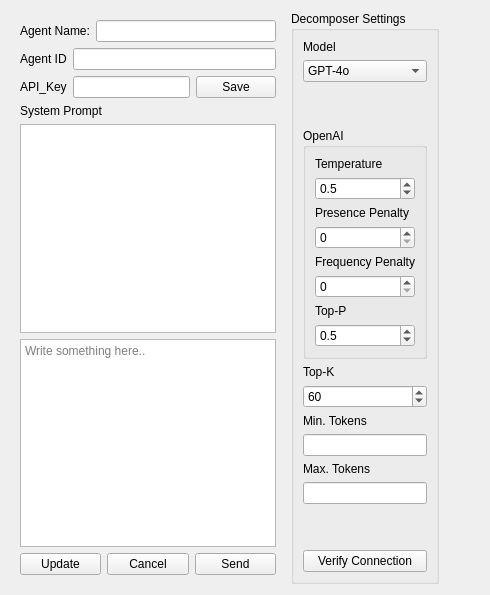
          <widget class="QWidget" name="page_2">
           <layout class="QHBoxLayout" name="horizontalLayout_56">
            <item>
             <widget class="QWidget" name="decomposer_ModelWidget" native="true">
              <layout class="QVBoxLayout" name="verticalLayout_83">
               <item>
                <layout class="QHBoxLayout" name="horizontalLayout_45">
                 <item>
                  <widget class="QLabel" name="decomposer_NameLabel">
                   <property name="text">
                    <string>Agent Name:</string>
                   </property>
                  </widget>
                 </item>
                 <item>
                  <widget class="QLineEdit" name="decomposerAgentNameLE"/>
                 </item>
                </layout>
               </item>
               <item>
                <layout class="QHBoxLayout" name="HorizontalLO">
                 <item>
                  <widget class="QLabel" name="decomposer_ID_Label">
                   <property name="text">
                    <string>Agent ID</string>
                   </property>
                  </widget>
                 </item>
                 <item>
                  <widget class="QLineEdit" name="decomposer_ID_LE"/>
                 </item>
                </layout>
               </item>
               <item>
                <layout class="QHBoxLayout" name="horizontalLayout_44">
                 <item>
                  <widget class="QLabel" name="decomposer_API_KeyLabel">
                   <property name="text">
                    <string>API_Key</string>
                   </property>
                  </widget>
                 </item>
                 <item>
                  <widget class="QLineEdit" name="decomposer_API_KeyLE"/>
                 </item>
                 <item>
                  <widget class="QPushButton" name="decomposer_API_SaveBtn">
                   <property name="text">
                    <string>Save</string>
                   </property>
                  </widget>
                 </item>
                </layout>
               </item>
               <item>
                <widget class="QLabel" name="decomposer_SystemPromptLabel">
                 <property name="text">
                  <string>System Prompt</string>
                 </property>
                </widget>
               </item>
               <item>
                <widget class="QTextEdit" name="decomposer_SystemPromptTE"/>
               </item>
               <item>
                <widget class="QTextEdit" name="decomposer_UserInputTE">
                 <property name="lineWidth">
                  <number>2</number>
                 </property>
                 <property name="midLineWidth">
                  <number>3</number>
                 </property>
                 <property name="placeholderText">
                  <string>Write something here..</string>
                 </property>
                </widget>
               </item>
               <item>
                <layout class="QHBoxLayout" name="horizontalLayout_46">
                 <item>
                  <widget class="QPushButton" name="decomposer_UpdateBtn">
                   <property name="text">
                    <string>Update</string>
                   </property>
                  </widget>
                 </item>
                 <item>
                  <widget class="QPushButton" name="decomposer_cancelBtn">
                   <property name="text">
                    <string>Cancel</string>
                   </property>
                  </widget>
                 </item>
                 <item>
                  <widget class="QPushButton" name="decomposer_SendBtn">
                   <property name="text">
                    <string>Send</string>
                   </property>
                  </widget>
                 </item>
                </layout>
               </item>
              </layout>
             </widget>
            </item>
            <item>
             <widget class="QGroupBox" name="decomposer_ControllerGB">
              <property name="title">
               <string>Decomposer Settings</string>
              </property>
              <layout class="QVBoxLayout" name="verticalLayout_87">
               <item>
                <widget class="QLabel" name="inputLLM_ModelLabel">
                 <property name="text">
                  <string>Model</string>
                 </property>
                </widget>
               </item>
               <item>
                <widget class="QComboBox" name="inputLLM_ModelCB">
                 <item>
                  <property name="text">
                   <string>GPT-4o</string>
                  </property>
                 </item>
                 <item>
                  <property name="text">
                   <string>Claude 3</string>
                  </property>
                 </item>
                 <item>
                  <property name="text">
                   <string>Command R+</string>
                  </property>
                 </item>
                 <item>
                  <property name="text">
                   <string>Gemini</string>
                  </property>
                 </item>
                 <item>
                  <property name="text">
                   <string>Mistral</string>
                  </property>
                 </item>
                 <item>
                  <property name="text">
                   <string>Mistral 7B</string>
                  </property>
                 </item>
                 <item>
                  <property name="text">
                   <string>LLaMA 2</string>
                  </property>
                 </item>
                 <item>
                  <property name="text">
                   <string>GPT-3</string>
                  </property>
                 </item>
                 <item>
                  <property name="text">
                   <string>Nous Hermes</string>
                  </property>
                 </item>
                 <item>
                  <property name="text">
                   <string>Mythomax</string>
                  </property>
                 </item>
                </widget>
               </item>
               <item>
                <spacer name="verticalSpacer_4">
                 <property name="orientation">
                  <enum>Qt::Vertical</enum>
                 </property>
                 <property name="sizeHint" stdset="0">
                  <size>
                   <width>20</width>
                   <height>40</height>
                  </size>
                 </property>
                </spacer>
               </item>
               <item>
                <widget class="QGroupBox" name="inputOpenAI_GB">
                 <property name="title">
                  <string>OpenAI </string>
                 </property>
                 <layout class="QVBoxLayout" name="verticalLayout_88">
                  <item>
                   <widget class="QLabel" name="inputLLM_TemperatureLabel">
                    <property name="text">
                     <string>Temperature</string>
                    </property>
                   </widget>
                  </item>
                  <item>
                   <widget class="QDoubleSpinBox" name="inputLLM_TemperatureSB">
                    <property name="buttonSymbols">
                     <enum>QAbstractSpinBox::UpDownArrows</enum>
                    </property>
                    <property name="decimals">
                     <number>1</number>
                    </property>
                    <property name="minimum">
                     <double>0.100000000000000</double>
                    </property>
                    <property name="maximum">
                     <double>1.000000000000000</double>
                    </property>
                    <property name="singleStep">
                     <double>0.100000000000000</double>
                    </property>
                    <property name="value">
                     <double>0.500000000000000</double>
                    </property>
                   </widget>
                  </item>
                  <item>
                   <widget class="QLabel" name="inputLLM_PresencePenaltyLabel">
                    <property name="text">
                     <string>Presence Penalty</string>
                    </property>
                   </widget>
                  </item>
                  <item>
                   <widget class="QSpinBox" name="inputLLM_PresencePenaltySB"/>
                  </item>
                  <item>
                   <widget class="QLabel" name="inputLLM_FrequencyPenaltyLabel">
                    <property name="text">
                     <string>Frequency Penalty</string>
                    </property>
                   </widget>
                  </item>
                  <item>
                   <widget class="QSpinBox" name="inputLLM_FrequencyPenalySB"/>
                  </item>
                  <item>
                   <widget class="QLabel" name="inputLLM_TopPLabel">
                    <property name="text">
                     <string>Top-P</string>
                    </property>
                   </widget>
                  </item>
                  <item>
                   <widget class="QDoubleSpinBox" name="inputLLM_TopPSB">
                    <property name="decimals">
                     <number>1</number>
                    </property>
                    <property name="minimum">
                     <double>0.100000000000000</double>
                    </property>
                    <property name="maximum">
                     <double>1.000000000000000</double>
                    </property>
                    <property name="singleStep">
                     <double>0.100000000000000</double>
                    </property>
                    <property name="value">
                     <double>0.500000000000000</double>
                    </property>
                   </widget>
                  </item>
                 </layout>
                </widget>
               </item>
               <item>
                <widget class="QLabel" name="inputLLM_TopKLabel">
                 <property name="text">
                  <string>Top-K</string>
                 </property>
                </widget>
               </item>
               <item>
                <widget class="QSpinBox" name="inputLLM_TopKSB">
                 <property name="buttonSymbols">
                  <enum>QAbstractSpinBox::UpDownArrows</enum>
                 </property>
                 <property name="minimum">
                  <number>20</number>
                 </property>
                 <property name="maximum">
                  <number>100</number>
                 </property>
                 <property name="value">
                  <number>60</number>
                 </property>
                </widget>
               </item>
               <item>
                <widget class="QLabel" name="inputLLM_MinTokensLabel">
                 <property name="text">
                  <string>Min. Tokens</string>
                 </property>
                </widget>
               </item>
               <item>
                <widget class="QLineEdit" name="inputLLM_MinTokensLE"/>
               </item>
               <item>
                <widget class="QLabel" name="inputLLM_MaxTokensLabel">
                 <property name="text">
                  <string>Max. Tokens</string>
                 </property>
                </widget>
               </item>
               <item>
                <widget class="QLineEdit" name="inputLLM_MaxTokenLE"/>
               </item>
               <item>
                <spacer name="verticalSpacer_5">
                 <property name="orientation">
                  <enum>Qt::Vertical</enum>
                 </property>
                 <property name="sizeHint" stdset="0">
                  <size>
                   <width>20</width>
                   <height>40</height>
                  </size>
                 </property>
                </spacer>
               </item>
               <item>
                <widget class="QPushButton" name="decomposer_PingBtn">
                 <property name="text">
                  <string>Verify Connection</string>
                 </property>
                </widget>
               </item>
              </layout>
             </widget>
            </item>
            <item>
             <spacer name="horizontalSpacer_4">
              <property name="orientation">
               <enum>Qt::Horizontal</enum>
              </property>
              <property name="sizeHint" stdset="0">
               <size>
                <width>40</width>
                <height>20</height>
               </size>
              </property>
             </spacer>
            </item>
           </layout>
          </widget>
